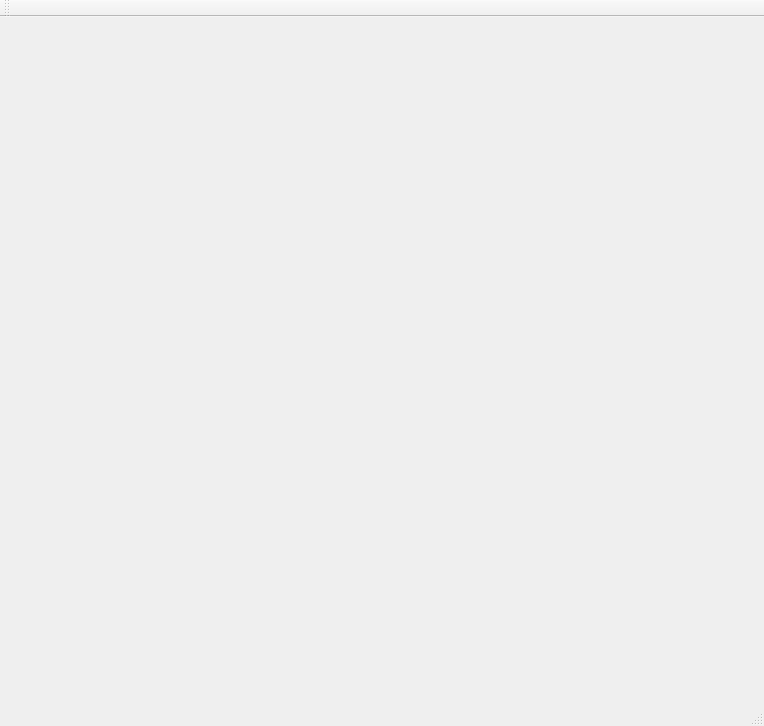
<?xml version="1.0" encoding="UTF-8"?>
<ui version="4.0">
 <class>LightController</class>
 <widget class="QMainWindow" name="LightController">
  <property name="geometry">
   <rect>
    <x>0</x>
    <y>0</y>
    <width>764</width>
    <height>726</height>
   </rect>
  </property>
  <property name="windowTitle">
   <string>LightController</string>
  </property>
  <widget class="QWidget" name="centralWidget">
   <widget class="Phonon::VideoPlayer" name="videoPlayer">
    <property name="geometry">
     <rect>
      <x>160</x>
      <y>380</y>
      <width>300</width>
      <height>200</height>
     </rect>
    </property>
   </widget>
  </widget>
  <widget class="QMenuBar" name="menuBar">
   <property name="geometry">
    <rect>
     <x>0</x>
     <y>0</y>
     <width>764</width>
     <height>25</height>
    </rect>
   </property>
  </widget>
  <widget class="QToolBar" name="mainToolBar">
   <attribute name="toolBarArea">
    <enum>TopToolBarArea</enum>
   </attribute>
   <attribute name="toolBarBreak">
    <bool>false</bool>
   </attribute>
  </widget>
  <widget class="QStatusBar" name="statusBar"/>
 </widget>
 <layoutdefault spacing="6" margin="11"/>
 <customwidgets>
  <customwidget>
   <class>Phonon::VideoPlayer</class>
   <extends>QWidget</extends>
   <header location="global">phonon/videoplayer.h</header>
  </customwidget>
 </customwidgets>
 <resources/>
 <connections/>
</ui>
